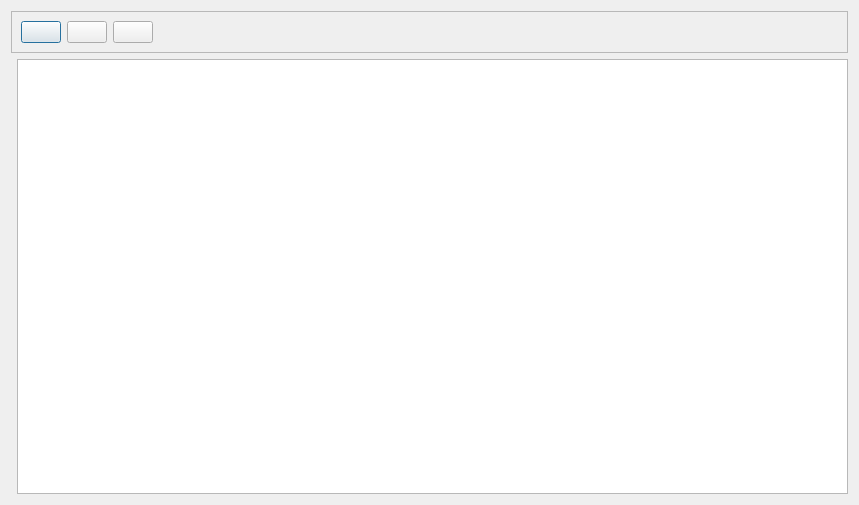
<?xml version="1.0" encoding="UTF-8"?>
<ui version="4.0">
 <class>Dialog_zapros</class>
 <widget class="QDialog" name="Dialog_zapros">
  <property name="geometry">
   <rect>
    <x>0</x>
    <y>0</y>
    <width>859</width>
    <height>505</height>
   </rect>
  </property>
  <property name="windowTitle">
   <string>Dialog</string>
  </property>
  <layout class="QVBoxLayout" name="verticalLayout">
   <item>
    <widget class="QFrame" name="frame">
     <property name="frameShape">
      <enum>QFrame::StyledPanel</enum>
     </property>
     <property name="frameShadow">
      <enum>QFrame::Raised</enum>
     </property>
     <layout class="QHBoxLayout" name="horizontalLayout">
      <item>
       <widget class="QPushButton" name="pushButton_add">
        <property name="text">
         <string/>
        </property>
        <property name="icon">
         <iconset resource="../images.qrc">
          <normaloff>:/icon/png/images/add_icon.png</normaloff>:/icon/png/images/add_icon.png</iconset>
        </property>
       </widget>
      </item>
      <item>
       <widget class="QPushButton" name="pushButton_edit">
        <property name="text">
         <string/>
        </property>
        <property name="icon">
         <iconset resource="../images.qrc">
          <normaloff>:/icon/png/images/edit_icon.png</normaloff>:/icon/png/images/edit_icon.png</iconset>
        </property>
       </widget>
      </item>
      <item>
       <widget class="QPushButton" name="pushButton_del">
        <property name="text">
         <string/>
        </property>
        <property name="icon">
         <iconset resource="../images.qrc">
          <normaloff>:/icon/png/images/error.png</normaloff>:/icon/png/images/error.png</iconset>
        </property>
       </widget>
      </item>
      <item>
       <spacer name="horizontalSpacer">
        <property name="orientation">
         <enum>Qt::Horizontal</enum>
        </property>
        <property name="sizeHint" stdset="0">
         <size>
          <width>40</width>
          <height>20</height>
         </size>
        </property>
       </spacer>
      </item>
     </layout>
    </widget>
   </item>
   <item>
    <layout class="QHBoxLayout" name="horizontalLayout_2">
     <item>
      <widget class="QFrame" name="frame_2">
       <property name="frameShape">
        <enum>QFrame::StyledPanel</enum>
       </property>
       <property name="frameShadow">
        <enum>QFrame::Raised</enum>
       </property>
      </widget>
     </item>
     <item>
      <widget class="QTableView" name="tableView">
       <property name="editTriggers">
        <set>QAbstractItemView::NoEditTriggers</set>
       </property>
       <property name="selectionMode">
        <enum>QAbstractItemView::SingleSelection</enum>
       </property>
       <property name="selectionBehavior">
        <enum>QAbstractItemView::SelectRows</enum>
       </property>
      </widget>
     </item>
    </layout>
   </item>
  </layout>
 </widget>
 <resources>
  <include location="../images.qrc"/>
 </resources>
 <connections/>
</ui>
